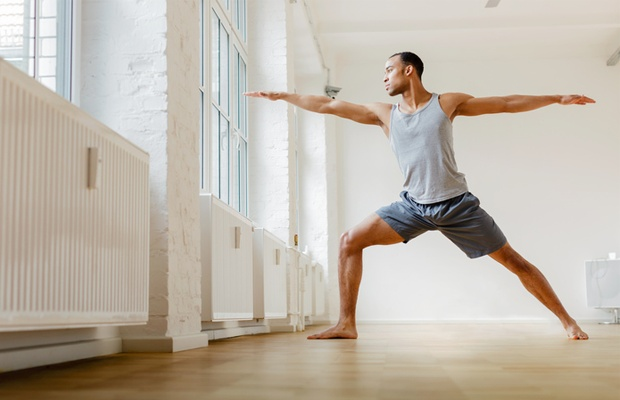
#> input picture pose1.jpg, 620 x 400 px
$ python pose-outline.py   (older library calls are emulated)
#> lines starting #> are read from the running program, lines starting #| are printed output that depends on the picture; after the words box and inside, x2 and y2 are one past the last pixel; in counts of white or black regions, pixels touching at a corner belong together
import cv2
import numpy as np


pose = cv2.imread("pose1.jpg")
#> pose is the input picture: shape (400, 620, 3); mean B, G, R 170.8, 182.9, 191.7


pose = cv2.cvtColor(pose, cv2.COLOR_BGR2YCR_CB)
#> pose: shape (400, 620, 3); mean of channels 0, 1, 2 184.2, 133.4, 120.4
# hsv = cv2.cvtColor(pose, cv2.COLOR_BGR2YUV)
y, cb, cr = cv2.split(pose)
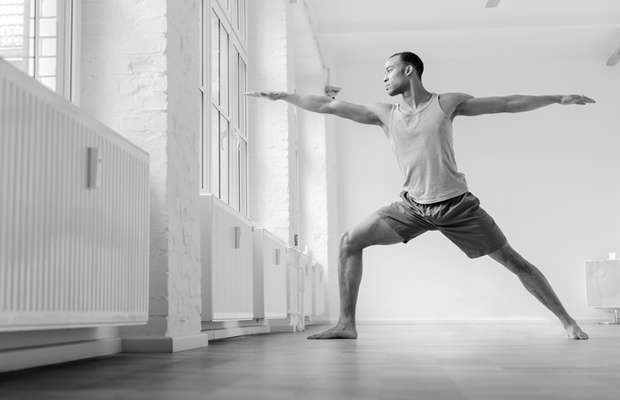
#> y: shape (400, 620); min 0, max 255, mean 184.2
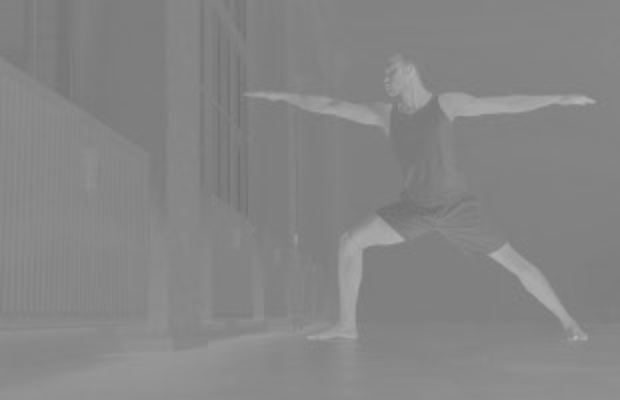
#> cb: shape (400, 620); min 112, max 180, mean 133.4
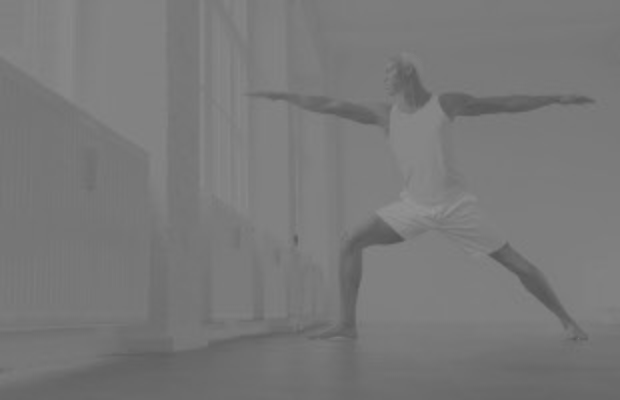
#> cr: shape (400, 620); min 83, max 148, mean 120.4
#cv2.imshow("initial",y)
#cv2.imshow("initial1",cb)
#cv2.imshow("initial2",cr)

Z = np.float32(cr)

# define criteria, number of clusters(K) and apply kmeans()
criteria = (cv2.TERM_CRITERIA_EPS + cv2.TERM_CRITERIA_MAX_ITER, 10, 1.0)
K = 48
ret,label,center=cv2.kmeans(Z,K,None,criteria,10,cv2.KMEANS_RANDOM_CENTERS)
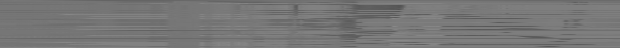
#> center: shape (48, 620) float32; min 83, max 137.6, mean 118.5
#> ret = 850744.9; label = 400 values, max 47 at index 0, min 0 at index 364, mean 28.22

center = np.uint8(center)
res = center[label.flatten()]
res2 = res.reshape((cr.shape))
param = -1,-1
count = 0
coordinate=[]
# [18 lines of commented-out code are left out]

sobely = cv2.Sobel(res2,cv2.CV_8U,0,1,ksize=5)
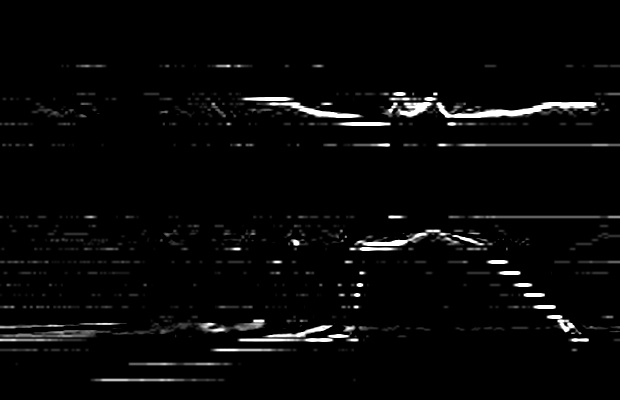
#> sobely: shape (400, 620); min 0, max 255, mean 7.7
counter = 0
#cv2.imshow('sobely',sobely)
print(sobely.shape)
#| (400, 620)
height, width = sobely.shape
#> height = 400; width = 620
for x in range(0,width):
    for y in range(0,height):
        if(sobely[y,x]<255):
            sobely[y,x]= 0
        else:
            if(counter == 0):
                counter = counter+1

                print(y,x)
#> this loop made 620 passes
#| 324 208
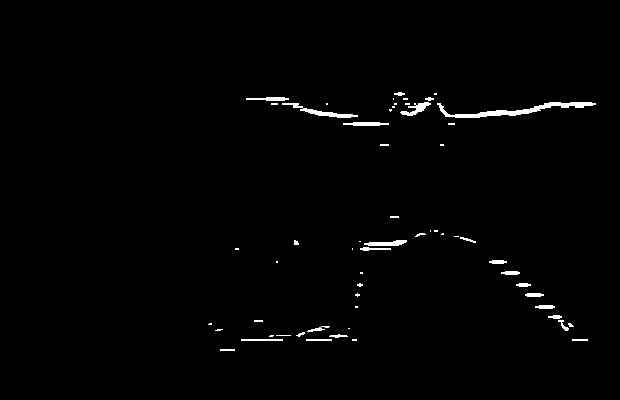
#> sobely: shape (400, 620); 1.1% white; 59 white regions (33 under 20 px), largest, box (x1, y1, x2, y2) and area: (437, 102, 596, 118) 731, (282, 103, 358, 118) 283, (400, 102, 431, 116) 179
#> after the loop, counter = 1


cv2.imshow("masked",sobely)
# [5 lines of commented-out code are left out]
cv2.imwrite("sob.jpg",sobely)
newsob = cv2.imread("sob.jpg")
#> newsob: shape (400, 620, 3); min 0, max 255, mean 2.9
cv2.circle(newsob,(208,324), 10, (0,0,255), 2)
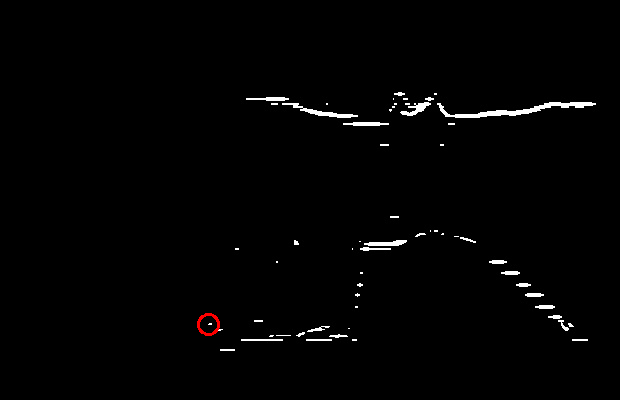
#> newsob: shape (400, 620, 3); mean B, G, R 2.9, 2.9, 3.1
cv2.imshow("marked",newsob)
cv2.waitKey(0)
cv2.destroyAllWindows()

# print(np.unique(sobely, axis=0, return_counts = True))

$ run again, with pose2.jpg copied over pose1.jpg
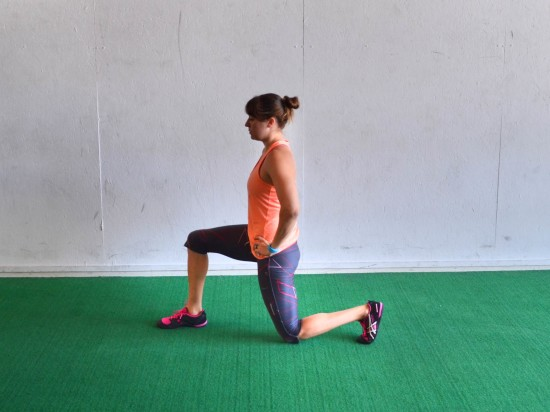
#> input picture pose2.jpg, 550 x 412 px
#> pose is the input picture: shape (412, 550, 3); mean B, G, R 155.5, 161.6, 136.6
#> pose: shape (412, 550, 3); mean of channels 0, 1, 2 153.4, 116, 129.2
#> ret = 282239.8; label = 412 values, max 47 at index 156, min 0 at index 253, mean 28.55
#| (412, 550)
#> the loop `for x in range(0,width):` made 550 passes
#| 317 160
#> after the loop `for x in range(0,width):`:
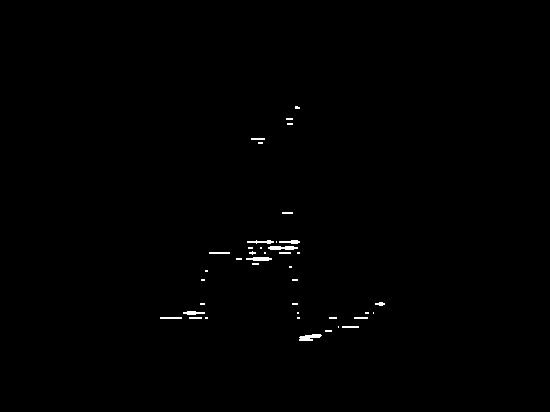
#> sobely: shape (412, 550); 0.43% white in thin lines or dots, all inside (x1, y1, x2, y2) = (160, 106, 385, 341)
#> after the loop `for x in range(0,width):`: counter = 1
#> `cv2.circle(newsob,(208,324), 10, (0,0,255), 2)`:
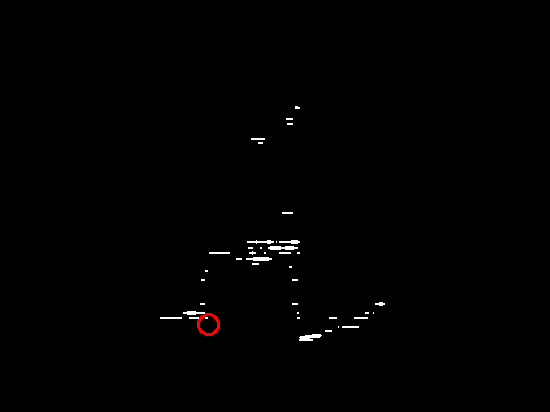
#> newsob: shape (412, 550, 3); mean B, G, R 1.1, 1.1, 1.3
